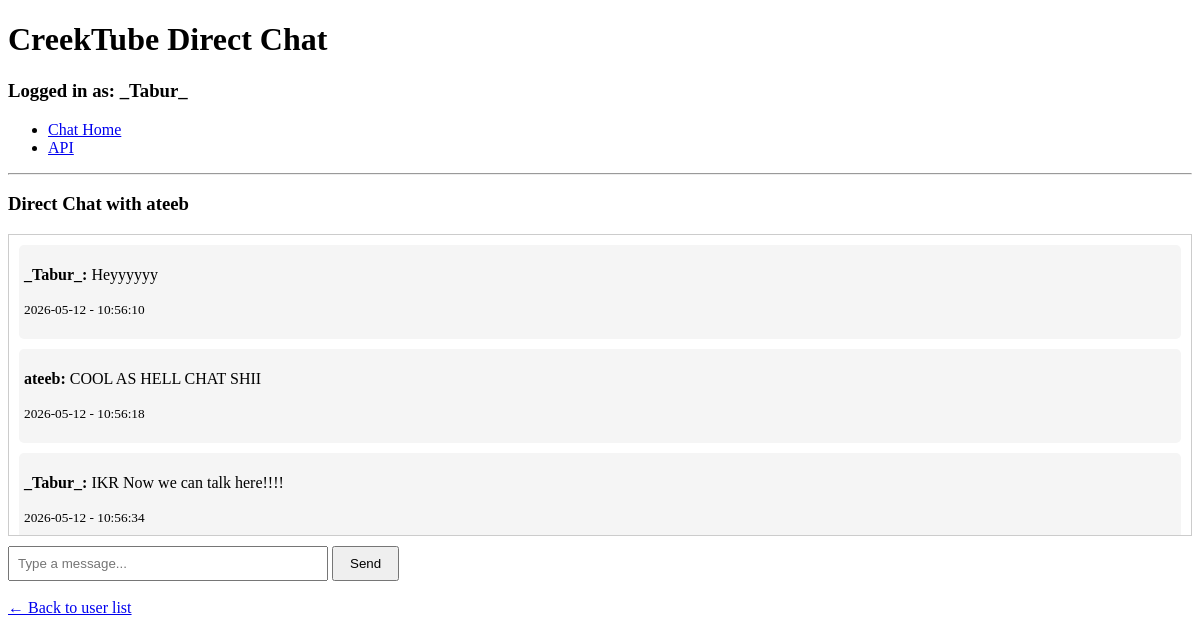
Page /direct-chat/chat/2/ (signed in) on the committed database.
### directchat/models.py (models this page shows, shortened)
class ChatModel(models.Model):
    sender = models.ForeignKey(SenderModel, on_delete=models.CASCADE)
    receiver = models.ForeignKey(ReceiverModel, on_delete=models.CASCADE)
    text = models.TextField()
    log = models.DateTimeField(default=now)

class SenderModel(models.Model):
    user = models.OneToOneField(User, on_delete=models.CASCADE)

### directchat/views.py (the view)
# urls.py: path('chat/<int:user2_pk>/', views.ChatView.as_view(), name='chat'),
class ChatView(LoginRequiredMixin, View):
    http_method_names = ['get']
    def get(self, request, user2_pk, *args, **kwargs):
        user1 = User.objects.get(pk=request.user.pk)
        user2 = User.objects.get(pk=user2_pk)
        user1_sender = SenderModel.objects.get(pk=user1.sendermodel.pk)
        user2_sender = SenderModel.objects.get(pk=user2.sendermodel.pk)
        user1_receiver = ReceiverModel.objects.get(pk=user1.receivermodel.pk)
        user2_receiver = ReceiverModel.objects.get(pk=user2.receivermodel.pk)
        user1_chats = ChatModel.objects.filter(sender=user1_sender, receiver=user2_receiver)
        user2_chats = ChatModel.objects.filter(sender=user2_sender, receiver=user1_receiver)
        chats = [chat1 for chat1 in user1_chats]
        if not user1.get_username() == user2.get_username():
            chats.extend([chat2 for chat2 in user2_chats])
            chats.sort(key=lambda x: x.pk)
        context = {'chats': chats, 'user2': user2}
        return render(request, 'directchat/chat.html', context)

### directchat/templates/directchat/chat.html (shortened to what this page needs)
{% extends 'base.html' %}
{% block content %}
    {% if user.username == user2.username %}
        <h3>Chat with yourself</h3>
    {% else %}
        <h3>Direct Chat with {{ user2.username }}</h3>
    {% endif %}
    <div id="chat-container">
        {% for chat in chats %}
            <div class="chat">
                <p>
                    <b>{{ chat.sender.user.username }}:</b>
                    <span>{{ chat.text }}</span>
                </p>
                <p><small>{{ chat.log|date:'Y-m-d - h:i:s' }}</small></p>
            </div>
        {% endfor %}
    </div>
    <input id="chat-input" placeholder="Type a message..." />
    <button id="send-chat">Send</button>
    <br><br>
    <a href="{% url 'directchat:home' %}">← Back to user list</a>
{% endblock content %}

### templates/base.html (shortened to what this page needs)
<!DOCTYPE html>
<html lang="en">
<head>
</head>
<body>
    <h1>CreekTube Direct Chat</h1>
    {% if user.is_authenticated %}
        <h3>Logged in as: {{ user.username }}</h3>
    {% endif %}
    <ul>
        {% if user.is_authenticated %}
            <li>
                <a href="{% url 'directchat:home' %}">Chat Home</a>
            </li>
            <li>
                <a href="/api/">API</a>
            </li>
        {% else %}
            <li>
                <a href="/api/login/">Login</a>
            </li>
        {% endif %}
    </ul>
    <hr>
    {% block content %}{% endblock content %}
</body>
</html>

### directchat/templates/directchat/chat.html (style rules this page uses)
#chat-container { overflow: scroll; height: 280px; border: 1px solid #ccc; padding: 10px; margin-bottom: 10px; }
.chat { margin-bottom: 10px; padding: 5px; background: #f5f5f5; border-radius: 5px; }
#chat-input { width: 300px; padding: 8px; }
#send-chat { padding: 8px 16px; cursor: pointer; }

### rows in the picture
ChatModel: sender.user.username "_Tabur_", text "Heyyyyyy", log "2026-05-12 - 10:56:10"
ChatModel: sender.user.username "ateeb", text "COOL AS HELL CHAT SHII", log "2026-05-12 - 10:56:18"
ChatModel: sender.user.username "_Tabur_", text "IKR Now we can talk here!!!!", log "2026-05-12 - 10:56:34"

### other values in the picture
{{ user.username }} "_Tabur_"
{{ user2.username }} "ateeb"
